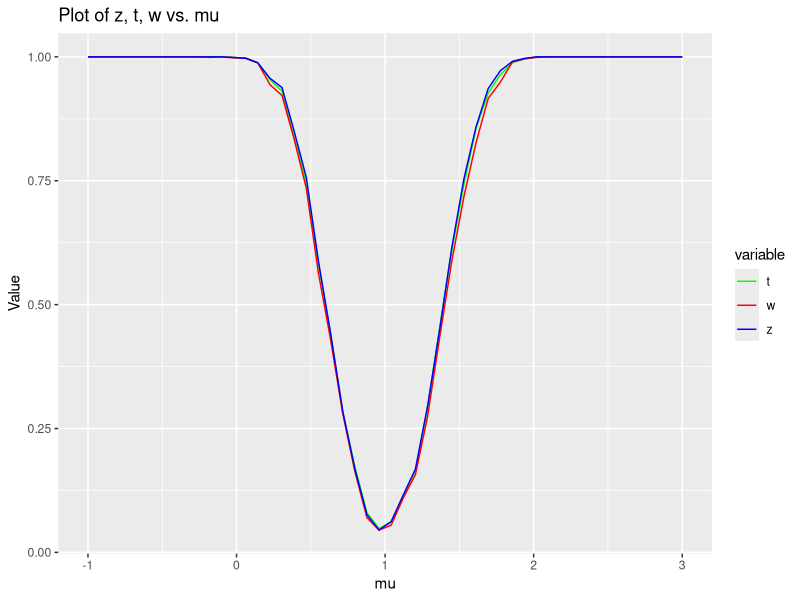
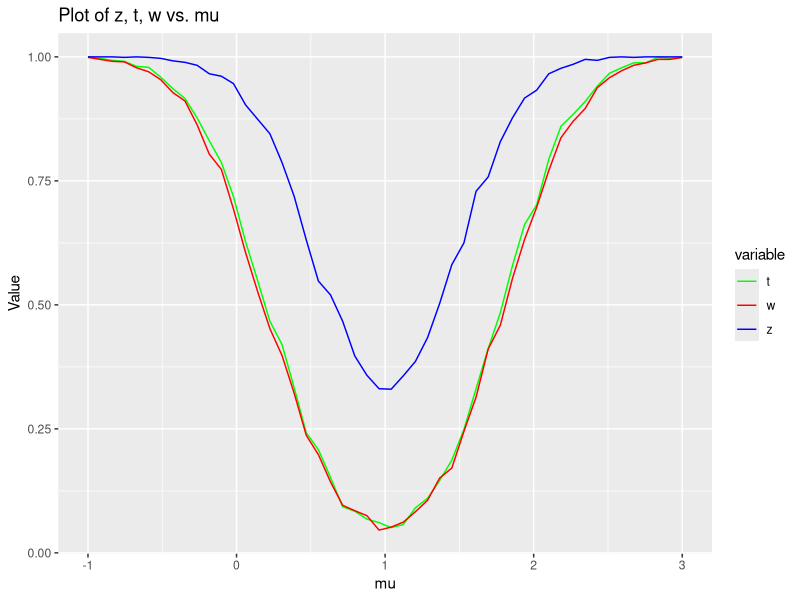
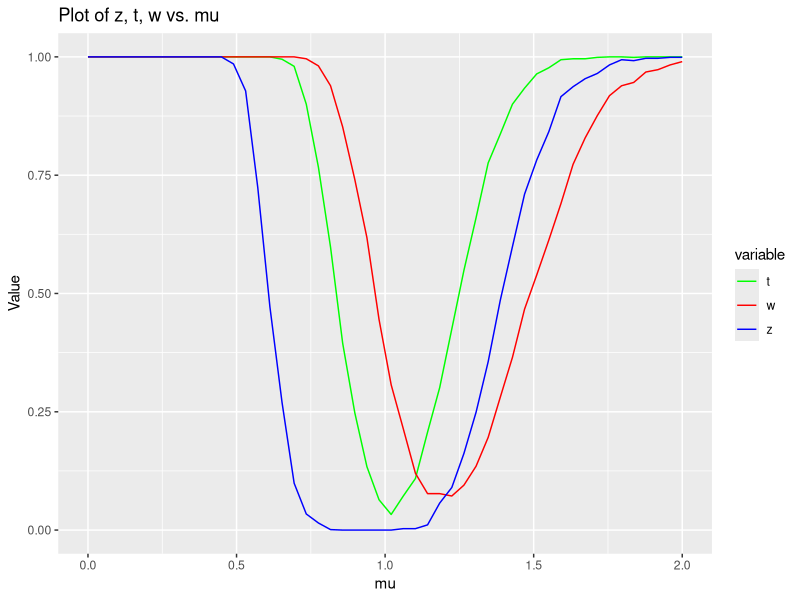

Write R code to recreate these figures, in order.
## ---- chunk 1
#| echo: false
#| warning: false
library(tidyverse)
library(stats)
## ---- chunk 2
#| echo: false 

## STATYSTKI 

# Test Z 
stat_z <- function(xs, mu, sigma) {
  # Statystyka ta ma rozkład N(0, 1) przy założeniu hipotezy zerowej
  zstat <- sqrt(length(xs)) * (mean(xs) - mu) / sigma
  return(zstat)
}

# Test t-Studenta
stat_student <- function(xs, mu) {
  # Statystyka ta ma rozkład T(length(xs) - 1) przy założeniu hipotezy zerowej
  tstat <- sqrt(length(xs)) * (mean(xs) - mu) / sd(xs)
  return(tstat)
}

# Test rang znakowanych Wilcoxona
stat_wilcoxon <- function(xs, mu) {
  
  diffs <- xs - mu
  ranks <- rank(abs(diffs))
  
  sum_pos <- sum(ranks[diffs > 0])
  sum_neg <- sum(ranks[diffs < 0])
  
  # Rozkład tej statystyki jest znany (przy założeniu hipotezy zerowej jest on asymptotycznie normalny)
  ustat <- min(sum_pos, sum_neg)
  return(ustat)
}
## ---- chunk 3
#| echo: false 

## TESTY 

testinfo <- function(stat, pval, resu) {
  return(list(
    statystyka = stat,
    pwartosc   = pval,
    wynik      = resu
  ))
}

# Test Z 

ztest <- function(xs, mu, alpha=0.05) {
  
  z <- stat_z(xs, mu, 2) 
  
  lower_q <- qnorm(alpha/2)
  upper_q <- qnorm(1 - alpha/2)
  
  result <- (lower_q <= z && z <= upper_q)
  p_value <- 2 * pnorm(abs(z), lower.tail = FALSE)
  
  
  return(testinfo(z, p_value, result))
  
}

# Test t-Studenta 

ttest <- function(xs, mu, alpha=0.05) {
  
  t <- stat_student(xs, mu)
  df <- length(xs) - 1
  
  lower_q <- qt(alpha/2, df)
  upper_q <- qt(1 - alpha/2, df)
  
  result <- (lower_q <= t && t <= upper_q)
  p_value <- 2 * pt(abs(t), df, lower.tail = FALSE)
  
  return(testinfo(t, p_value, result))
}

# Test znakowanych rang Wilcoxona 

wtest <- function(xs, mu, alpha=0.05) {
  
  w <- stat_wilcoxon(xs, mu)
  n <- length(xs)
  
  lower_q <- qsignrank(alpha/2, n)
  upper_q <- qsignrank(1 - alpha/2, n)
  
  result <- (lower_q <= w && w <= upper_q)
  p_value <- min(2 * psignrank(w-1, n, lower.tail=FALSE, 1))
  
  return(testinfo(w, p_value, result))
}

## ---- chunk 4
#| echo: false

## WYKRESY FUNKCJI MOCY
plot_test_power <- function(dist, n, param, inter, MCS=100) {
  
  gensample <- if (dist == "norm") {
    function(mu) {
      return(rnorm(n, mu, param))
    }
  } else {
    function(lambda) {
      return(rexp(n, 1/lambda))
    }
  }

  ilen = length(inter)
  
  z_power <- numeric(ilen)
  t_power <- numeric(ilen)
  w_power <- numeric(ilen)
  
  for (i in seq_along(inter)) {
    
    mu = inter[i]
    
    z_correct <- MCS
    t_correct <- MCS
    w_correct <- MCS
    
    for (j in seq_len(MCS)) {
      sample <- gensample(mu)
      z_correct = z_correct - ztest(sample, 1)$wynik
      t_correct = t_correct - ttest(sample, 1)$wynik
      w_correct = w_correct - wtest(sample, 1)$wynik
    }
    
    z_power[i] = z_correct / MCS
    t_power[i] = t_correct / MCS
    w_power[i] = w_correct / MCS
    
    
  }
  
  values <- data.frame(
    mu = inter, 
    z = z_power, 
    t = t_power, 
    w = w_power
  )
  
  df_long <- tidyr::gather(values, key = "variable", value = "value", -mu)

  # Plot each column against mu
  ggplot(df_long, aes(x = mu, y = value, color = variable)) +
    geom_line() +
    labs(x = "mu", y = "Value", title = "Plot of z, t, w vs. mu") +
    scale_color_manual(values = c("z" = "blue", "t" = "green", "w" = "red"))  
}

## ---- chunk 5
plot_test_power("norm", 100, 2, seq(-1, 3, length.out=50), MCS=1000)
## ---- chunk 6
plot_test_power("norm", 100, 4, seq(-1, 3, length.out=50), MCS=1000)
## ---- chunk 7
plot_test_power("exp", 100, NULL, seq(0, 2, length.out=50), MCS=1000)
